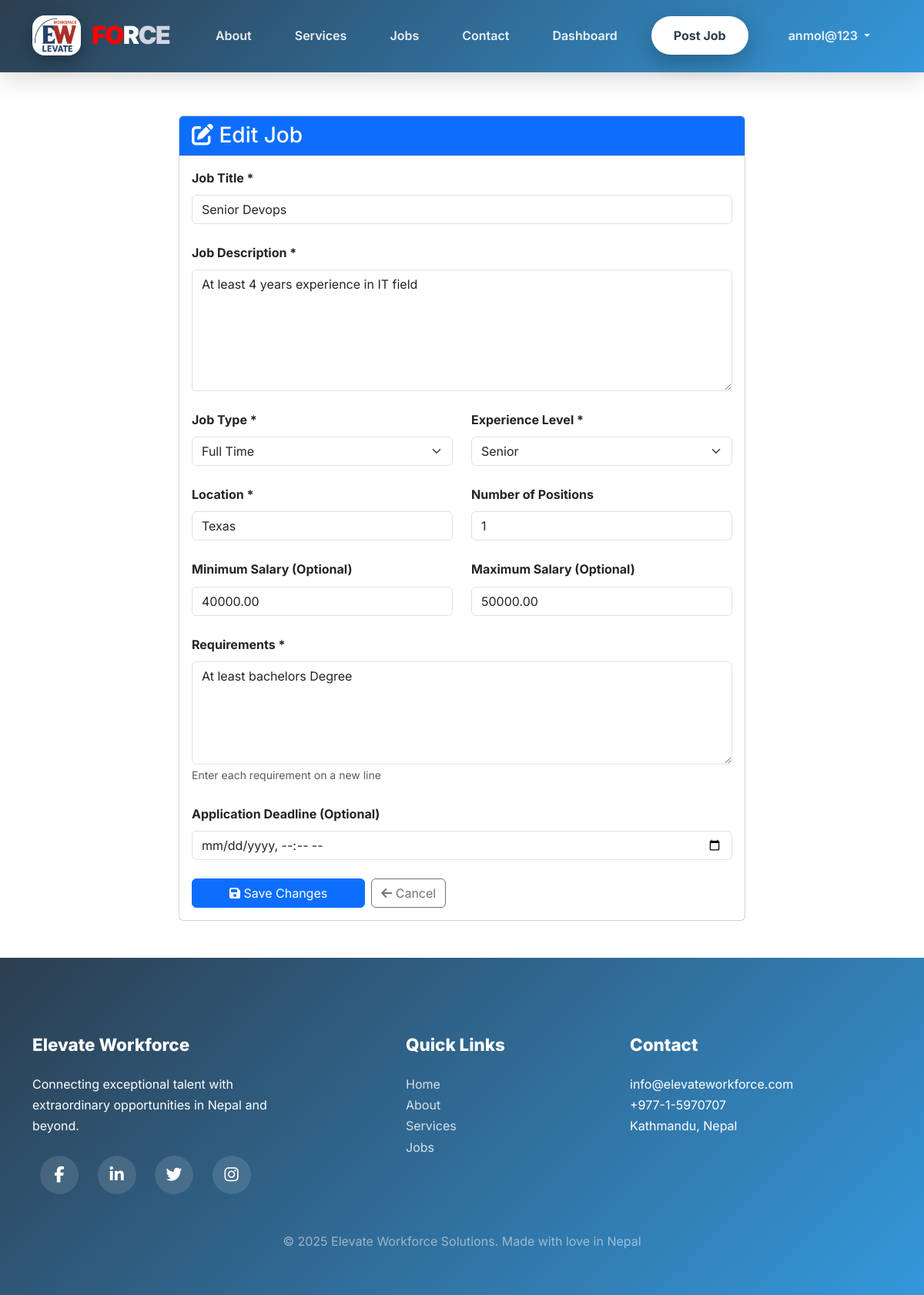
Page /jobs/4/edit/ (signed in) on the earlier database version.
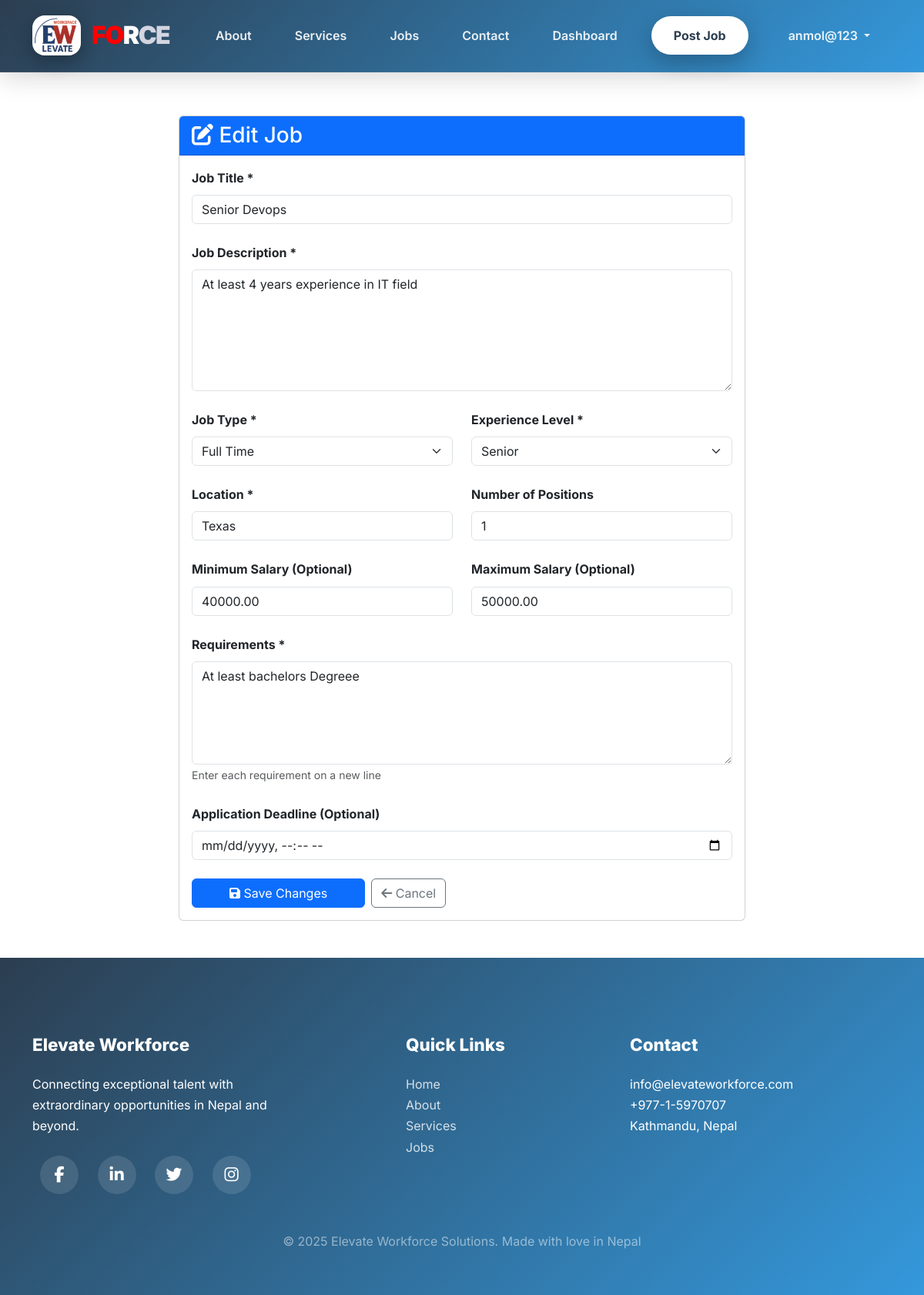
Same page on the later database version.
### jobs/models.py (models this page shows, shortened)
class Job(models.Model):
    JOB_TYPE_CHOICES = (
        ('full_time', 'Full Time'),
        ('part_time', 'Part Time'),
        ('contract', 'Contract'),
        ('internship', 'Internship'),
    )
    EXPERIENCE_LEVEL_CHOICES = (
        ('entry', 'Entry Level'),
        ('mid', 'Mid Level'),
        ('senior', 'Senior'),
        ('executive', 'Executive'),
    )
    company = models.ForeignKey(Company, on_delete=models.CASCADE, related_name='jobs')
    title = models.CharField(max_length=255)
    description = models.TextField()
    requirements = models.TextField(help_text="Enter requirements separated by newlines")
    location = models.CharField(max_length=255)
    salary_min = models.DecimalField(max_digits=10, decimal_places=2, blank=True, null=True)
    salary_max = models.DecimalField(max_digits=10, decimal_places=2, blank=True, null=True)
    job_type = models.CharField(max_length=20, choices=JOB_TYPE_CHOICES)
    experience_level = models.CharField(max_length=20, choices=EXPERIENCE_LEVEL_CHOICES)
    is_active = models.BooleanField(default=True)
    posted_at = models.DateTimeField(auto_now_add=True)
    updated_at = models.DateTimeField(auto_now=True)
    deadline = models.DateTimeField(blank=True, null=True)
    total_positions = models.IntegerField(default=1)
    class Meta:
        db_table = 'jobs'
        verbose_name_plural = 'Jobs'
        ordering = ['-posted_at']
        indexes = [
            models.Index(fields=['company', 'is_active']),
            models.Index(fields=['job_type']),
        ]

### jobs/views.py (the view, shortened to what this page needs)
# urls.py: path('<int:pk>/edit/', views.edit_job, name='edit_job'),
@login_required(login_url='accounts:login')
@require_http_methods(["GET", "POST"])
def edit_job(request, pk):
    job = get_object_or_404(Job, pk=pk)
    if not request.user.is_company() or job.company.user != request.user:
        messages.error(request, 'You do not have permission to edit this job.')
        return redirect('jobs:job_list')
    context = {
        'job': job,
        'job_types': Job.JOB_TYPE_CHOICES,
        'experience_levels': Job.EXPERIENCE_LEVEL_CHOICES,
    }
    return render(request, 'jobs/edit_job.html', context)

### accounts/models.py (called while the page is built)
    def is_company(self):
        return self.role == 'company'

    def is_job_seeker(self):
        return self.role == 'job_seeker'

### templates/jobs/edit_job.html (shortened to what the changed rows need)
{% extends "base.html" %}
{% block content %}
<div class="container my-5">
    <div class="row">
        <div class="col-md-8 offset-md-2">
            <div class="card">
                <div class="card-body">
                    <form method="post" novalidate>
                        <div class="mb-4">
                            <label for="title" class="form-label fw-bold">Job Title *</label>
                            <input type="text" class="form-control" id="title" name="title" required value="{{ job.title }}">
                        </div>
                        <div class="mb-4">
                            <label for="description" class="form-label fw-bold">Job Description *</label>
                            <textarea class="form-control" id="description" name="description" rows="6" required>{{ job.description }}</textarea>
                        </div>
                        <div class="row">
                            <div class="col-md-6 mb-4">
                                <label for="job_type" class="form-label fw-bold">Job Type *</label>
                                <select class="form-select" id="job_type" name="job_type" required>
                                    {% for value, label in job_types %}
                                    <option value="{{ value }}" {% if job.job_type == value %}selected{% endif %}>{{ label }}</option>
                                    {% endfor %}
                                </select>
                            </div>
                            <div class="col-md-6 mb-4">
                                <label for="experience_level" class="form-label fw-bold">Experience Level *</label>
                                <select class="form-select" id="experience_level" name="experience_level" required>
                                    {% for value, label in experience_levels %}
                                    <option value="{{ value }}" {% if job.experience_level == value %}selected{% endif %}>{{ label }}</option>
                                    {% endfor %}
                                </select>
                            </div>
                        </div>
                        <div class="row">
                            <div class="col-md-6 mb-4">
                                <label for="location" class="form-label fw-bold">Location *</label>
                                <input type="text" class="form-control" id="location" name="location" required value="{{ job.location }}">
                            </div>
                            <div class="col-md-6 mb-4">
                                <label for="total_positions" class="form-label fw-bold">Number of Positions</label>
                                <input type="number" class="form-control" id="total_positions" name="total_positions" value="{{ job.total_positions }}" min="1">
                            </div>
                        </div>
                        <div class="row">
                            <div class="col-md-6 mb-4">
                                <label for="salary_min" class="form-label fw-bold">Minimum Salary (Optional)</label>
                                <input type="number" class="form-control" id="salary_min" name="salary_min" step="1000" value="{{ job.salary_min|default:'' }}">
                            </div>
                            <div class="col-md-6 mb-4">
                                <label for="salary_max" class="form-label fw-bold">Maximum Salary (Optional)</label>
                                <input type="number" class="form-control" id="salary_max" name="salary_max" step="1000" value="{{ job.salary_max|default:'' }}">
                            </div>
                        </div>
                        <div class="mb-4">
                            <label for="requirements" class="form-label fw-bold">Requirements *</label>
                            <textarea class="form-control" id="requirements" name="requirements" rows="5" required>{{ job.requirements }}</textarea>
                            <small class="text-muted">Enter each requirement on a new line</small>
                        </div>
                        <div class="mb-4">
                            <label for="deadline" class="form-label fw-bold">Application Deadline (Optional)</label>
                            <input type="datetime-local" class="form-control" id="deadline" name="deadline" value="{% if job.deadline %}{{ job.deadline|date:'Y-m-dTH:i' }}{% endif %}">
                        </div>
                    </form>
                </div>
            </div>
        </div>
    </div>
</div>
{% endblock %}

Differences in the rows shown:
changed Job "Senior Devops": requirements "At least bachelors Degree" → "At least bachelors Degreee"
